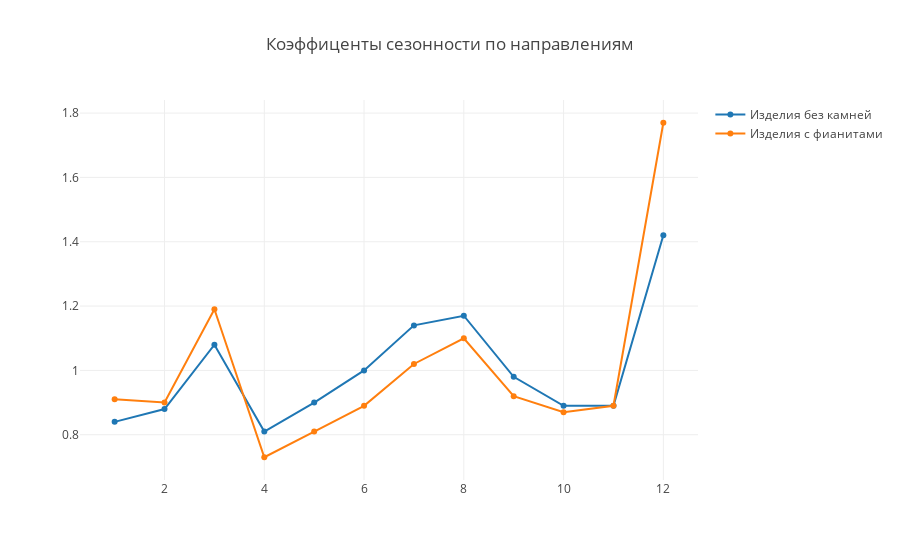

The code cell stored with this chart in its notebook:
### Code cell
# повторяю все то же самое на плотли
from plotly.offline import download_plotlyjs, init_notebook_mode, plot, iplot
import plotly
import plotly.graph_objs as go
init_notebook_mode(connected=True)
trace0 = go.Scatter(
    x=season_tags.Month,
    y=season_tags.BK,
    name='Изделия без камней'
)
trace1 = go.Scatter(
    x=season_tags.Month,
    y=season_tags.IF,
    name='Изделия с фианитами'
)
data = [trace0, trace1]
layout = {'title': 'Коэффиценты сезонности по направлениям'}
fig = go.Figure(data=data, layout=layout)
iplot(fig, show_link=False)

### Figure 1 — Plotly figure (JSON) as saved in the notebook; plotly's stock layout.template omitted (floating-point values rounded to 4 significant figures)
{"data": [{"name": "Изделия без камней", "type": "scatter", "uid": "3c8bcd54-9ca3-40f3-8836-20f509df9101", "x": [1, 2, 3, 4, 5, 6, 7, 8, 9, 10, 11, 12], "y": [0.84, 0.88, 1.08, 0.81, 0.9, 1, 1.14, 1.17, 0.98, 0.89, 0.89, 1.42]}, {"name": "Изделия с фианитами", "type": "scatter", "uid": "ad44fb80-76bf-4c09-a976-26eedc77f238", "x": [1, 2, 3, 4, 5, 6, 7, 8, 9, 10, 11, 12], "y": [0.91, 0.9, 1.19, 0.73, 0.81, 0.89, 1.02, 1.1, 0.92, 0.87, 0.89, 1.77]}], "layout": {"title": "Коэффиценты сезонности по направлениям"}}
